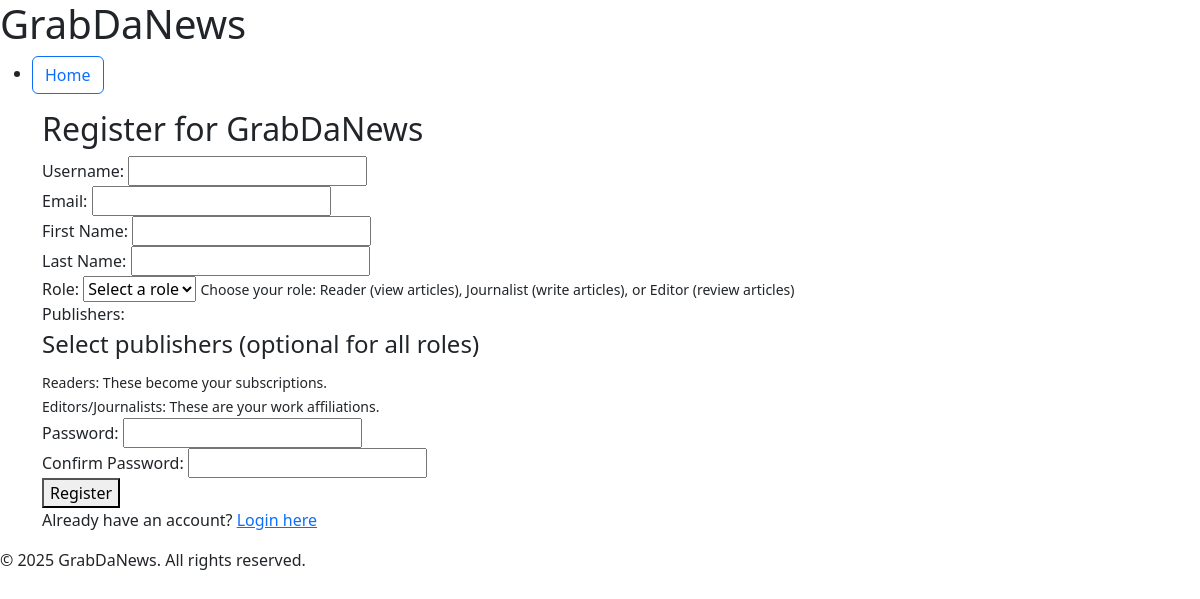
The page /register/ on the database as committed earlier.
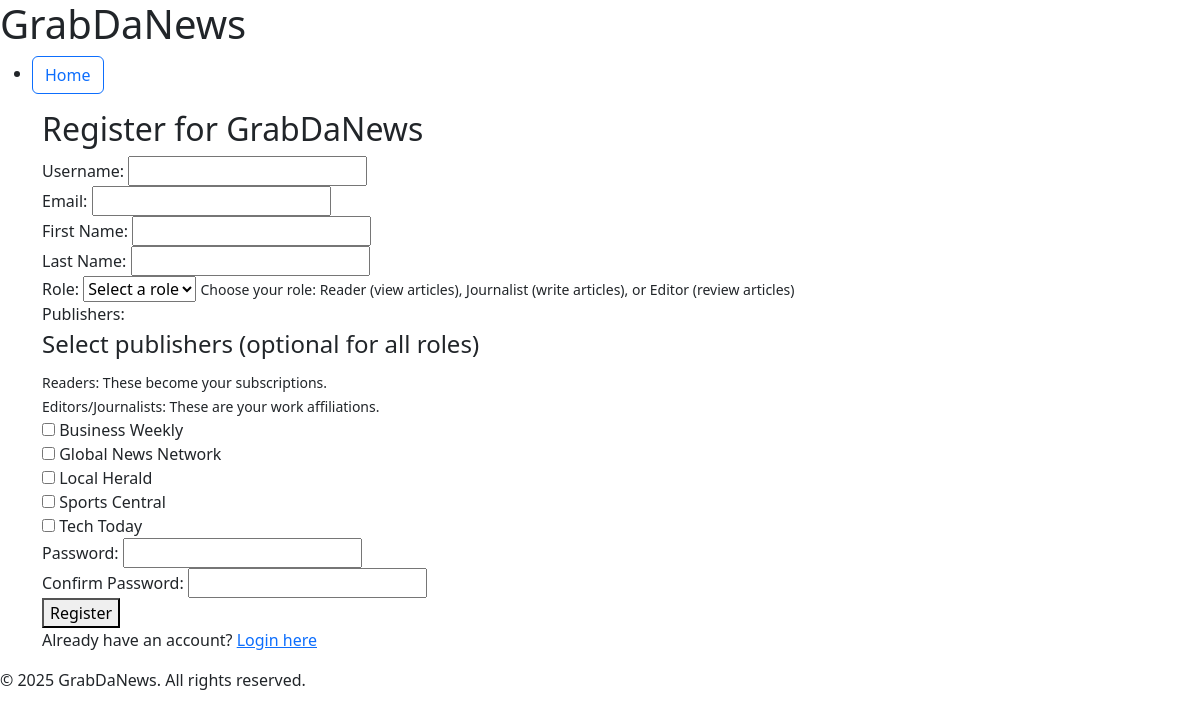
The same page on the database as committed later.
### news/models.py (models this page shows, shortened)
class Publisher(models.Model):
    name = models.CharField(max_length=200, unique=True)
    description = models.TextField(blank=True)
    class Meta:
        ordering = ['name']

### news/views.py (the view, shortened to what this page needs)
# urls.py: path('register/', register, name='register'),
def register(request):
    context = {
        'publishers': Publisher.objects.all()
    }
    return render(request, 'news/register.html', context)

### news/templates/news/register.html (shortened to what this page needs)
{% extends 'base.html' %}
{% block content %}
<div class="container">
  <h2>Register for GrabDaNews</h2>
  <form method="post">
    <div>
      <label for="username">Username:</label>
      <input type="text" id="username" name="username" value="{{ username|default:'' }}" required>
    </div>
    <div>
      <label for="email">Email:</label>
      <input type="email" id="email" name="email" value="{{ email|default:'' }}" required>
    </div>
    <div>
      <label for="first_name">First Name:</label>
      <input type="text" id="first_name" name="first_name" value="{{ first_name|default:'' }}" required>
    </div>
    <div>
      <label for="last_name">Last Name:</label>
      <input type="text" id="last_name" name="last_name" value="{{ last_name|default:'' }}" required>
    </div>
    <div>
      <label for="role">Role:</label>
      <select id="role" name="role" required>
        <option value="">Select a role</option>
      </select>
      <small>Choose your role: Reader (view articles), Journalist (write articles), or Editor (review articles)</small>
    </div>
    <div>
      <label>Publishers:</label>
      <fieldset>
        <legend>Select publishers (optional for all roles)</legend>
        <small>Readers: These become your subscriptions.<br> Editors/Journalists: These are your work affiliations.</small>
        {% for pub in publishers %}
          <div>
            <input type="checkbox" id="publisher_{{ pub.id }}" name="publishers" value="{{ pub.id }}"
                   {% if pub.id|stringformat:"s" in publisher_ids %}checked{% endif %}>
            <label for="publisher_{{ pub.id }}">{{ pub.name }}</label>
          </div>
        {% endfor %}
      </fieldset>
    </div>
    <div>
      <label for="password">Password:</label>
      <input type="password" id="password" name="password" required>
    </div>
    <div>
      <label for="confirm_password">Confirm Password:</label>
      <input type="password" id="confirm_password" name="confirm_password" required>
    </div>
    <button type="submit">Register</button>
    <p>Already have an account? <a href="{% url 'login_user' %}">Login here</a></p>
  </form>
</div>
{% endblock %}

Rows that differ between the two databases and show on the page:
added Publisher: name "Business Weekly"
added Publisher: name "Global News Network"
added Publisher: name "Local Herald"
added Publisher: name "Sports Central"
added Publisher: name "Tech Today"
